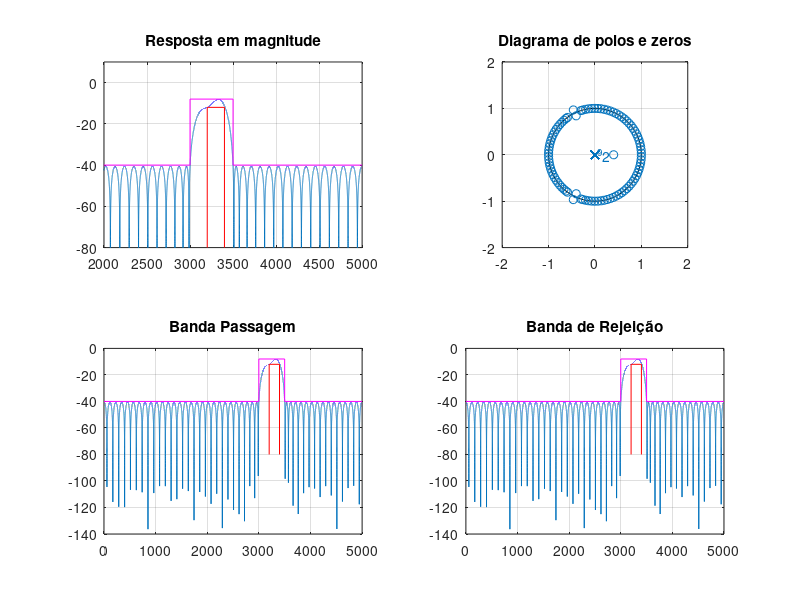
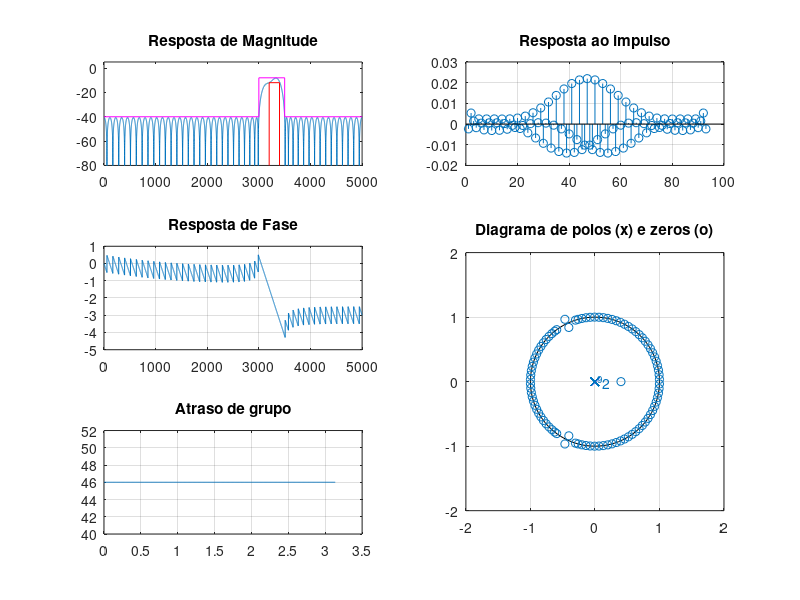

These figures' MATLAB source, in order:
% Projeto filtro 3 FIR PM
% BP - (fa = 10000 Hz, f1 = 3000 Hz; f2 = 3200 Hz, f3 = 3400 Hz;
% f4 = 3500 Hz, Ap = 2 dB, As = 30 dB, GdB = -10 dB)

close all;
clear all;
clc;

ExecutarAjuste = 0;

%% Especificacoes
Ap = 2; As = 30; GdB = -10;

fa = 10000;
fp1 = 3200; fp2 = 3400;
fs1 = 3000; fs2 = 3500;

fcuts = [fs1 fp1 fp2 fs2];
w = fcuts/fa*(2*pi);
ws1 = w(1)/pi; wp1 = w(2)/pi; wp2 = w(3)/pi; ws2 = w(4)/pi;

mags = [0 1 0];
devs_As = 10^(-(As+1.6)/20);
devs_Ap = 1-10^(-Ap/20);
devs = [devs_As devs_Ap devs_As];
G0 = GdB;

% calculo da ordem com firpmord
fcuts = fcuts + [0 -15 10 0];
[n,f0,a0,w0] = firpmord(fcuts,mags,devs,fa);

% calculo algoritmo PM
h_pm = firpm(n,f0,a0,w0);
h_pm = h_pm*10^(G0/20);

%%
figure(1)
subplot(221)
title('Resposta de magnitude')
[h, w] = freqz(h_pm, 1, linspace(0,pi,100000));
% plot(w/pi, abs(h)); grid on;
plot(w*fa/2/pi,20*log10(abs(h))); grid on;
title('Resposta em magnitude')
xlim([2000 5000]);ylim([-80 10]);
hold on;
Amin = 80;
As = As - G0;
Ap = Ap + G0;
plot([wp1, wp1, wp2, wp2]*fa/2, [-Amin, Ap-4, Ap-4, -Amin], '-r')
plot([0, ws1, ws1, ws2, ws2, 1]*fa/2, [-As, -As, Ap, Ap, -As,-As], '-m')

subplot(222)
zplane(h_pm, 1); axis([-2 2 -2 2]);
title('Diagrama de polos e zeros')

subplot(223)
plot(w*fa/2/pi,20*log10(abs(h))); grid on;
title('Banda Passagem')
grid on; hold on;
plot([wp1, wp1, wp2, wp2]*fa/2, [-Amin, Ap-4, Ap-4, -Amin], '-r')
plot([0, ws1, ws1, ws2, ws2, 1]*fa/2, [-As, -As, Ap, Ap, -As,-As], '-m')
% xlim([0.4 0.7]); ylim([-2 0.5]);

subplot(224)
plot(w*fa/2/pi,20*log10(abs(h))); grid on;
title('Banda de Rejeição')
grid on; hold on;
plot([wp1, wp1, wp2, wp2]*fa/2, [-Amin, Ap-4, Ap-4, -Amin], '-r')
plot([0, ws1, ws1, ws2, ws2, 1]*fa/2, [-As, -As, Ap, Ap, -As,-As], '-m')
% xlim([0.5 0.7]); ylim([-50 -30]);

%%
figure(2)
%suptitle(['LP FIR ' num2str(fp) '-' num2str(fs) ' Ordem: ' num2str(2*M+1)])

escala = fa/2;
subplot(3,2,[4 6])
zplane(h_pm, 1);
axis([-2 2 -2 2])
title('Diagrama de polos (x) e zeros (o)')

clear h w
[h, w] = freqz(h_pm, 1, 'whole');

subplot(322)
stem(h_pm), grid on;
title('Resposta ao impulso')

subplot(321)
[h, w] = freqz(h_pm, 1, linspace(0,pi,10000));
% plot(w/pi, abs(h)); grid on;
% plot(w/pi*escala, 20*log10(abs(h))); grid on;
plot(w*fa/2/pi,20*log10(abs(h)))
hold on;
title('Resposta de Magnitude')
ylim([-80 5])
Amin = 80;
plot([wp1, wp1, wp2, wp2]*fa/2, [-Amin, Ap-4, Ap-4, -Amin], '-r')
plot([0, ws1, ws1, ws2, ws2, 1]*fa/2, [-As, -As, Ap, Ap, -As,-As], '-m')
xlim([0 fa/2])

subplot(323)
plot(w/pi*escala, unwrap(angle(h))/pi); grid on;
title('Resposta de Fase')

subplot(325)
grpdelay(h_pm, 1)
title('Atraso de grupo')
